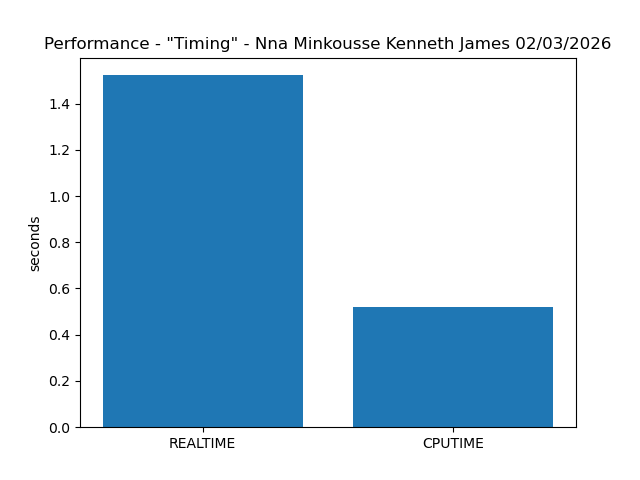

Here is the Python script that generated this plot:
import matplotlib
matplotlib.use('Agg')
import matplotlib.pyplot as plt 
import pandas as pd


df = pd.read_csv("timing.csv",comment="#", sep="\\s+" )

#print (df.timer)

# sistemare nome e data
plt.title('Performance - "Timing" - Nna Minkousse Kenneth James 02/03/2026')
plt.ylabel('seconds')
plt.bar(df.timer,  df.time)
#plt.xticks(rotation=45)
plt.savefig('timing.png')
